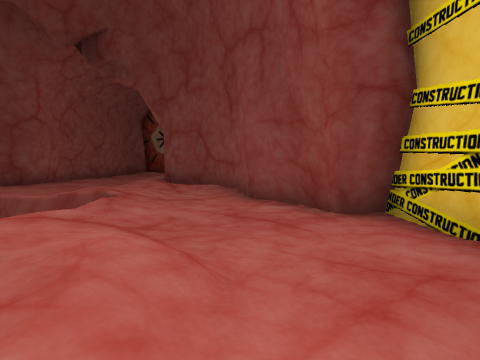
[1] (above)

18 first-person views from a walk through a 3-D level made in the Unity game engine. The camera is 1.3 m above the floor, tilts 4° down and sees 85° across. The floor is counted in squares, 1.67 m on a side. Each view is taken from the middle of a square. On the plan, view 1 faces up. The plan holds only what a view shows up to about 10 squares ahead; the rest is blank. The place goes on beyond the plan. The player is left out.

[2]
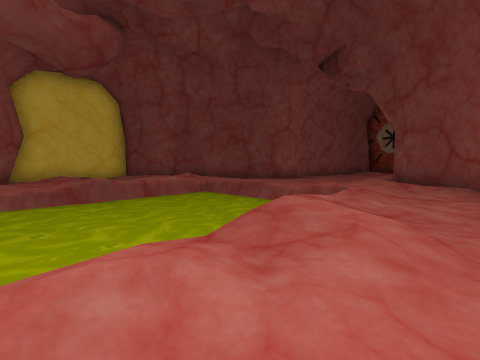

[3]
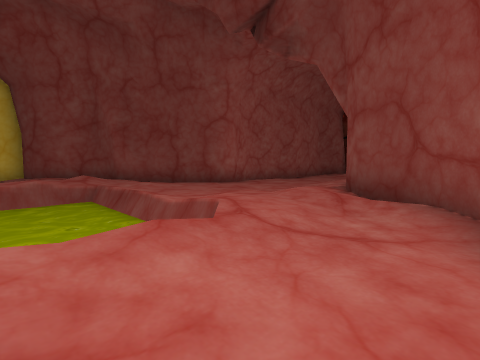

[4]
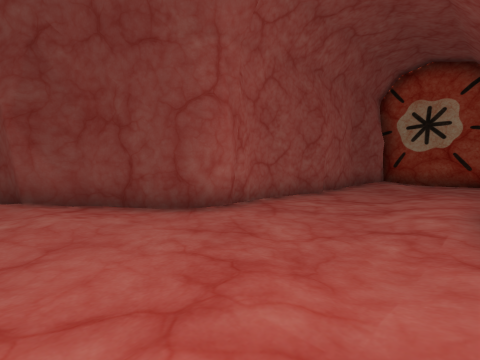

[5]
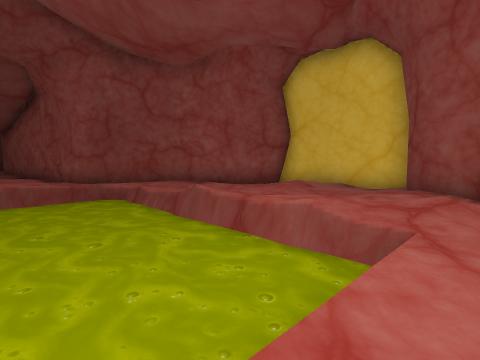

[6]
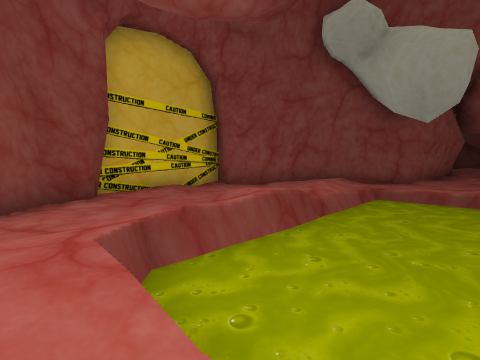

[7]
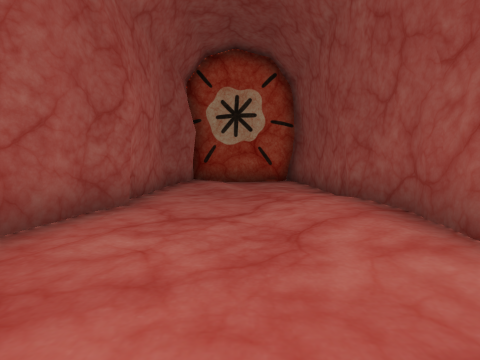

[8]
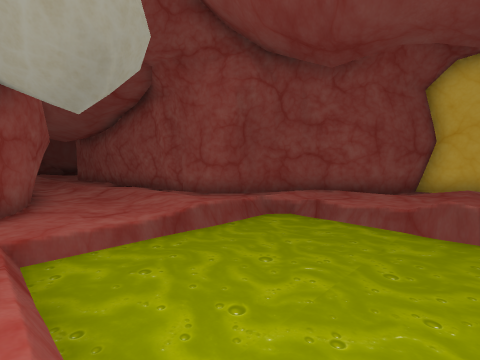

[9]
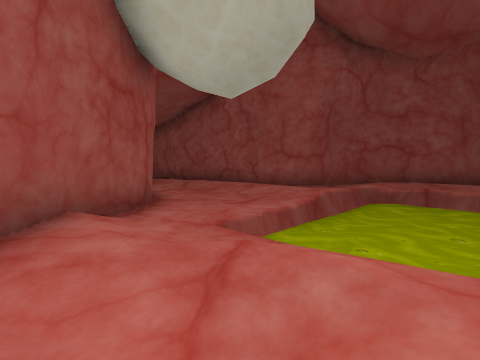

[10]
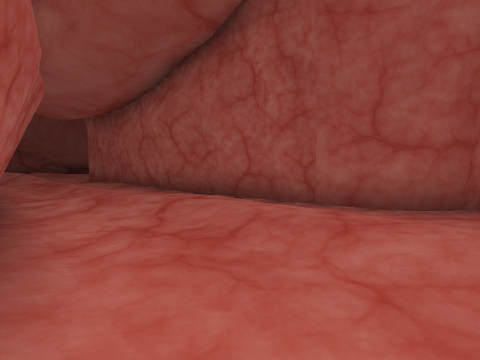

[11]
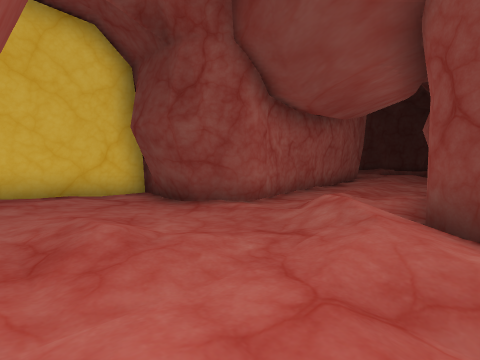

[12]
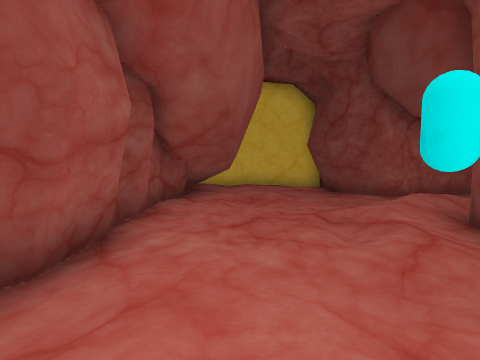

[13]
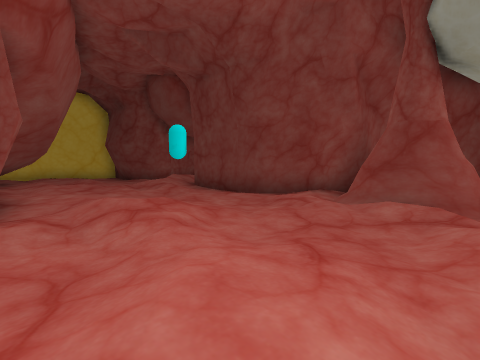

[14]
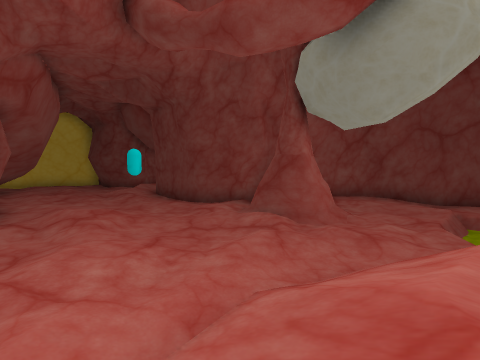

[15]
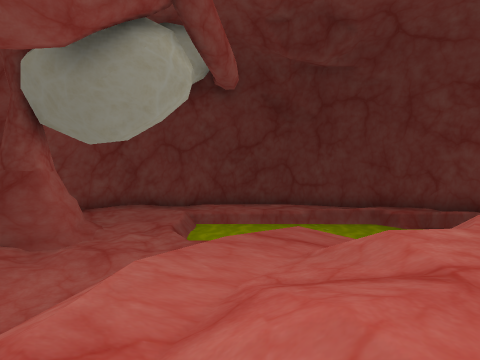

[16]
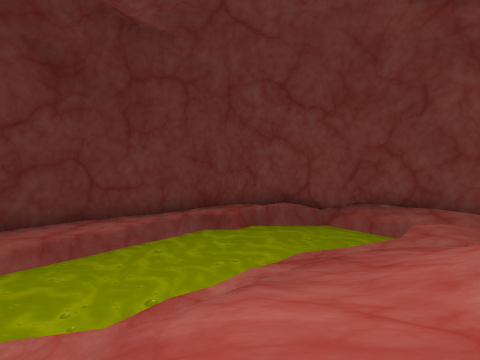

[17]
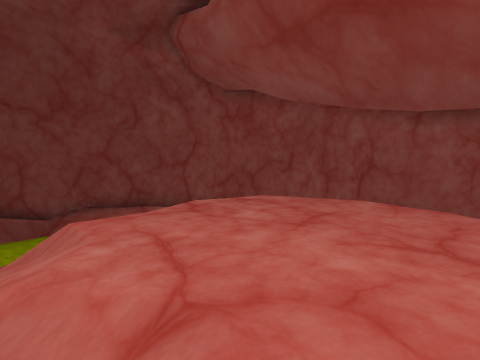

[18]
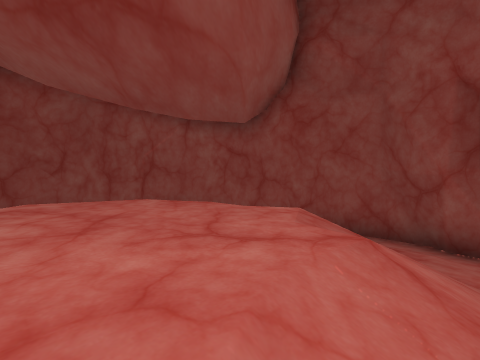

### Floor plan
Key: @ floor where view 1 was taken; # wall or solid block; . main floor; : floor 0.25 m higher than the main floor; + floor 0.5 m higher than the main floor; * floor 1.5 m higher than the main floor; % floor 2.25 m higher than the main floor; / step, stairs or slope; = window, fence, low wall or low ledge; v drop or lower ground.
Columns run from 14 left of view 1 to 20 right of it. Each row starts with its distance up from view 1.
 19        ######
 18        #....#
 17       ##....#
 16       #.....#
 15       ##....#
 14       ##..:.#
 13       #....:#
 12       #....##
 11       #....#
 10       #....:
  9      ##....:##
  8     ##.....::##
  7    ##.....:::.##
  6   ##:......::..#
  5 ###:::vvvvvv:...#
  4 #....+vvvvvv/...##
  3 #....:vvvvvv/....=
  2 #.....vvvvvv/:...=
  1 #.:...vvvvvv/:...=
  0 ##....vvvvvv/.@.=#
 -1  ##...vvvvvv//..##
 -2   ##..vvvvvv.::#
 -3    #....:....:##
 -4    ##...:....##
 -5     ###.:...##
 -6       #.:..##
 -7       ##:..#
 -8        #...#
 -9        #.:.#
-10        #...            ######
-11        #...         =##......#
-12        =...        #:........:##
-13        #...       #::::vvvvvvvv#
-14        #...        /...vvvvvvvvv#
-15        #../.#    ###/.:vvvvvvvvv##
-16     ####..//#####.##/....vvvvvvvv#
-17     #.##.../:....:.:.:: /////v vv#
-18     #......:::......:.. //////++:+#
-19     #.:.::.:::......:.//**// /++:+#
-20     #...:.:::.::+:.:../**/%%/     #
-21       ###......//..:..///%%%%     #
-22        ######## :..::+ //%%%%     #
-23                         /%%%/    #
-24                         ///      #
-25                         /
-26                         ++
-27                         :::
-28                         ##.###
-29                          ###

Positions as (right, up) in squares from view 1, and headings:
1: (0, 0), facing up
2: (0, -1), facing up-left
3: (0, 3), facing up-left
4: (-3, 6), facing up-left
5: (-5, 6), facing down-left
6: (-5, 6), facing down-right
7: (-5, 9), facing up
8: (-2, 2), facing down-left
9: (0, 0), facing down-left
10: (-3, -4), facing down-left
11: (-2, -20), facing up-left
12: (2, -20), facing left
13: (6, -22), facing up-left
14: (9, -22), facing up-left
15: (10, -22), facing up
16: (10, -19), facing up-right
17: (10, -21), facing right
18: (10, -21), facing down-right
